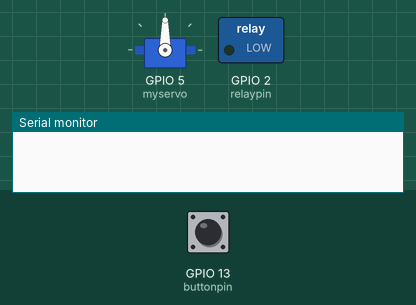
Bench run of a sketch on a simulated ESP32. Parts: servo, switched loads named in the sketch (green lamp = pin HIGH), the last lines printed to the serial monitor. The inputs (shaded band) are chosen by the test bench; at power-on: GPIO 13 (buttonpin) HIGH.

Above: at 1.2 s.
1.3 s: GPIO 13 (buttonpin) pulled LOW for 0.15 s
At 1.45 s:
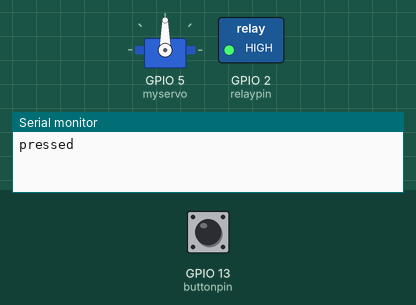
At 2.06 s:
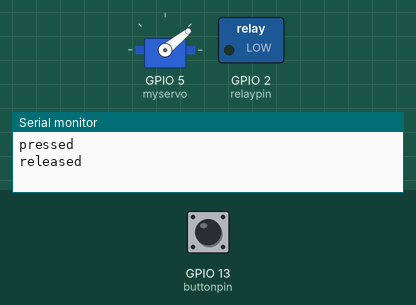
4.3 s: GPIO 13 (buttonpin) pulled LOW for 3.2 s
At 13.2 s:
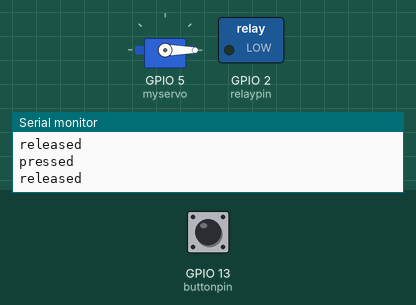
Timing chart, 0 to 14.7 s (numbered marks = the images above; inputs shaded):
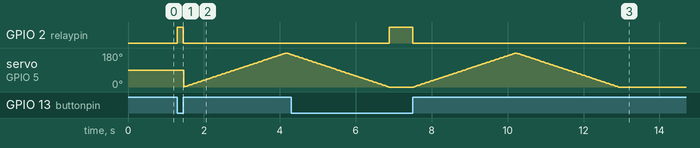

Measured:
- after the input at 1.3 s, GPIO 2 (relaypin): LOW → HIGH at once, → LOW 0.15 s later
- after the input at 4.3 s, GPIO 2 (relaypin): LOW → HIGH after 2.6 s, → LOW 0.62 s later

The sketch:

sketch.ino
```cpp
#include <ESP32Servo.h>
int buttonpin= 13;
int relaypin = 2;
int last_state= HIGH;

Servo myservo;  // Create Servo object to control servo

long pos = 0;   //var to store servo position

void setup(){
  Serial.begin(115200);
  pinMode(buttonpin, INPUT_PULLUP);
  pinMode(relaypin, OUTPUT);
  myservo.attach(5);    // attaches the servo on pin 9 to the servo object
}

void loop() {
  int value=digitalRead(buttonpin);
  if(last_state!=value){
    last_state=value;
    if(value==HIGH){
      digitalWrite(relaypin,LOW);
      Serial.println("released");
      for(pos=0;pos<=180;pos+=1){
        myservo.write(pos);
        delay(15);
      }
      for(pos=180;pos>=0;pos-=1){
        myservo.write(pos);
        delay(15);
      }
    }
    else{
digitalWrite(relaypin,HIGH);
Serial.println("pressed");
}
}
}
```
